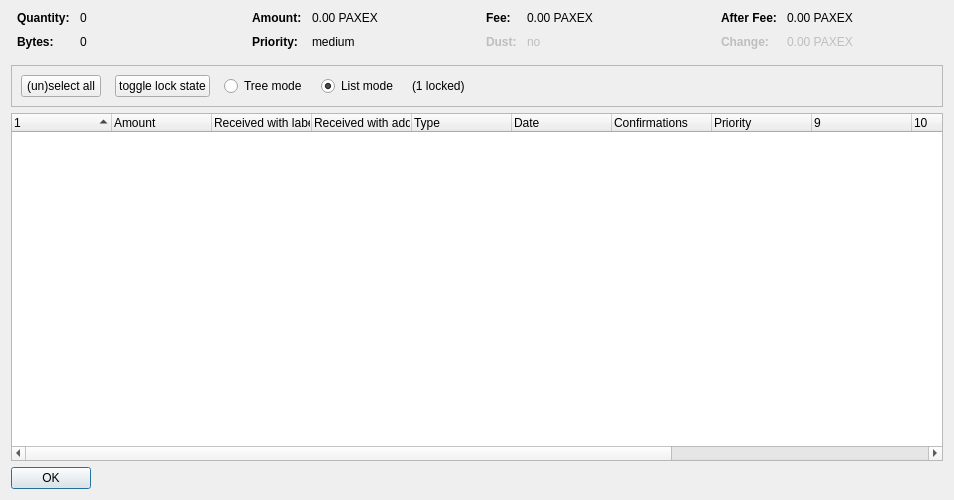
<?xml version="1.0" encoding="UTF-8"?>
<ui version="4.0">
 <class>CoinControlDialog</class>
 <widget class="QDialog" name="CoinControlDialog">
  <property name="geometry">
   <rect>
    <x>0</x>
    <y>0</y>
    <width>954</width>
    <height>500</height>
   </rect>
  </property>
  <property name="windowTitle">
   <string>Coin Selection</string>
  </property>
  <layout class="QVBoxLayout" name="verticalLayout">
   <item>
    <layout class="QHBoxLayout" name="horizontalLayoutTop" stretch="0,0,0,0">
     <property name="topMargin">
      <number>0</number>
     </property>
     <property name="bottomMargin">
      <number>10</number>
     </property>
     <item>
      <layout class="QFormLayout" name="formLayoutCoinControl1">
       <property name="horizontalSpacing">
        <number>10</number>
       </property>
       <property name="verticalSpacing">
        <number>10</number>
       </property>
       <property name="leftMargin">
        <number>6</number>
       </property>
       <property name="rightMargin">
        <number>6</number>
       </property>
       <item row="0" column="0">
        <widget class="QLabel" name="labelCoinControlQuantityText">
         <property name="font">
          <font>
           <weight>75</weight>
           <bold>true</bold>
          </font>
         </property>
         <property name="text">
          <string>Quantity:</string>
         </property>
        </widget>
       </item>
       <item row="0" column="1">
        <widget class="QLabel" name="labelCoinControlQuantity">
         <property name="cursor">
          <cursorShape>IBeamCursor</cursorShape>
         </property>
         <property name="contextMenuPolicy">
          <enum>Qt::ActionsContextMenu</enum>
         </property>
         <property name="text">
          <string notr="true">0</string>
         </property>
         <property name="textInteractionFlags">
          <set>Qt::LinksAccessibleByMouse|Qt::TextSelectableByKeyboard|Qt::TextSelectableByMouse</set>
         </property>
        </widget>
       </item>
       <item row="1" column="0">
        <widget class="QLabel" name="labelCoinControlBytesText">
         <property name="font">
          <font>
           <weight>75</weight>
           <bold>true</bold>
          </font>
         </property>
         <property name="text">
          <string>Bytes:</string>
         </property>
        </widget>
       </item>
       <item row="1" column="1">
        <widget class="QLabel" name="labelCoinControlBytes">
         <property name="cursor">
          <cursorShape>IBeamCursor</cursorShape>
         </property>
         <property name="contextMenuPolicy">
          <enum>Qt::ActionsContextMenu</enum>
         </property>
         <property name="text">
          <string notr="true">0</string>
         </property>
         <property name="textInteractionFlags">
          <set>Qt::LinksAccessibleByMouse|Qt::TextSelectableByKeyboard|Qt::TextSelectableByMouse</set>
         </property>
        </widget>
       </item>
      </layout>
     </item>
     <item>
      <layout class="QFormLayout" name="formLayoutCoinControl2">
       <property name="horizontalSpacing">
        <number>10</number>
       </property>
       <property name="verticalSpacing">
        <number>10</number>
       </property>
       <property name="leftMargin">
        <number>6</number>
       </property>
       <property name="rightMargin">
        <number>6</number>
       </property>
       <item row="0" column="0">
        <widget class="QLabel" name="labelCoinControlAmountText">
         <property name="font">
          <font>
           <weight>75</weight>
           <bold>true</bold>
          </font>
         </property>
         <property name="text">
          <string>Amount:</string>
         </property>
        </widget>
       </item>
       <item row="0" column="1">
        <widget class="QLabel" name="labelCoinControlAmount">
         <property name="cursor">
          <cursorShape>IBeamCursor</cursorShape>
         </property>
         <property name="contextMenuPolicy">
          <enum>Qt::ActionsContextMenu</enum>
         </property>
         <property name="text">
          <string notr="true">0.00 PAXEX</string>
         </property>
         <property name="textInteractionFlags">
          <set>Qt::LinksAccessibleByMouse|Qt::TextSelectableByKeyboard|Qt::TextSelectableByMouse</set>
         </property>
        </widget>
       </item>
       <item row="1" column="0">
        <widget class="QLabel" name="labelCoinControlPriorityText">
         <property name="font">
          <font>
           <weight>75</weight>
           <bold>true</bold>
          </font>
         </property>
         <property name="text">
          <string>Priority:</string>
         </property>
        </widget>
       </item>
       <item row="1" column="1">
        <widget class="QLabel" name="labelCoinControlPriority">
         <property name="cursor">
          <cursorShape>IBeamCursor</cursorShape>
         </property>
         <property name="contextMenuPolicy">
          <enum>Qt::ActionsContextMenu</enum>
         </property>
         <property name="text">
          <string>medium</string>
         </property>
         <property name="textInteractionFlags">
          <set>Qt::LinksAccessibleByMouse|Qt::TextSelectableByKeyboard|Qt::TextSelectableByMouse</set>
         </property>
        </widget>
       </item>
      </layout>
     </item>
     <item>
      <layout class="QFormLayout" name="formLayoutCoinControl3">
       <property name="horizontalSpacing">
        <number>10</number>
       </property>
       <property name="verticalSpacing">
        <number>10</number>
       </property>
       <property name="leftMargin">
        <number>6</number>
       </property>
       <property name="rightMargin">
        <number>6</number>
       </property>
       <item row="0" column="0">
        <widget class="QLabel" name="labelCoinControlFeeText">
         <property name="font">
          <font>
           <weight>75</weight>
           <bold>true</bold>
          </font>
         </property>
         <property name="text">
          <string>Fee:</string>
         </property>
        </widget>
       </item>
       <item row="0" column="1">
        <widget class="QLabel" name="labelCoinControlFee">
         <property name="cursor">
          <cursorShape>IBeamCursor</cursorShape>
         </property>
         <property name="contextMenuPolicy">
          <enum>Qt::ActionsContextMenu</enum>
         </property>
         <property name="text">
          <string notr="true">0.00 PAXEX</string>
         </property>
         <property name="textInteractionFlags">
          <set>Qt::LinksAccessibleByMouse|Qt::TextSelectableByKeyboard|Qt::TextSelectableByMouse</set>
         </property>
        </widget>
       </item>
       <item row="1" column="0">
        <widget class="QLabel" name="labelCoinControlLowOutputText">
         <property name="enabled">
          <bool>false</bool>
         </property>
         <property name="font">
          <font>
           <weight>75</weight>
           <bold>true</bold>
          </font>
         </property>
         <property name="text">
          <string>Dust:</string>
         </property>
        </widget>
       </item>
       <item row="1" column="1">
        <widget class="QLabel" name="labelCoinControlLowOutput">
         <property name="enabled">
          <bool>false</bool>
         </property>
         <property name="cursor">
          <cursorShape>IBeamCursor</cursorShape>
         </property>
         <property name="contextMenuPolicy">
          <enum>Qt::ActionsContextMenu</enum>
         </property>
         <property name="text">
          <string>no</string>
         </property>
         <property name="textInteractionFlags">
          <set>Qt::LinksAccessibleByMouse|Qt::TextSelectableByKeyboard|Qt::TextSelectableByMouse</set>
         </property>
        </widget>
       </item>
      </layout>
     </item>
     <item>
      <layout class="QFormLayout" name="formLayoutCoinControl4">
       <property name="horizontalSpacing">
        <number>10</number>
       </property>
       <property name="verticalSpacing">
        <number>10</number>
       </property>
       <property name="leftMargin">
        <number>6</number>
       </property>
       <property name="rightMargin">
        <number>6</number>
       </property>
       <item row="0" column="0">
        <widget class="QLabel" name="labelCoinControlAfterFeeText">
         <property name="font">
          <font>
           <weight>75</weight>
           <bold>true</bold>
          </font>
         </property>
         <property name="text">
          <string>After Fee:</string>
         </property>
        </widget>
       </item>
       <item row="0" column="1">
        <widget class="QLabel" name="labelCoinControlAfterFee">
         <property name="cursor">
          <cursorShape>IBeamCursor</cursorShape>
         </property>
         <property name="contextMenuPolicy">
          <enum>Qt::ActionsContextMenu</enum>
         </property>
         <property name="text">
          <string notr="true">0.00 PAXEX</string>
         </property>
         <property name="textInteractionFlags">
          <set>Qt::LinksAccessibleByMouse|Qt::TextSelectableByKeyboard|Qt::TextSelectableByMouse</set>
         </property>
        </widget>
       </item>
       <item row="1" column="0">
        <widget class="QLabel" name="labelCoinControlChangeText">
         <property name="enabled">
          <bool>false</bool>
         </property>
         <property name="font">
          <font>
           <weight>75</weight>
           <bold>true</bold>
          </font>
         </property>
         <property name="text">
          <string>Change:</string>
         </property>
        </widget>
       </item>
       <item row="1" column="1">
        <widget class="QLabel" name="labelCoinControlChange">
         <property name="enabled">
          <bool>false</bool>
         </property>
         <property name="cursor">
          <cursorShape>IBeamCursor</cursorShape>
         </property>
         <property name="contextMenuPolicy">
          <enum>Qt::ActionsContextMenu</enum>
         </property>
         <property name="text">
          <string notr="true">0.00 PAXEX</string>
         </property>
         <property name="textInteractionFlags">
          <set>Qt::LinksAccessibleByMouse|Qt::TextSelectableByKeyboard|Qt::TextSelectableByMouse</set>
         </property>
        </widget>
       </item>
      </layout>
     </item>
    </layout>
   </item>
   <item>
    <widget class="QFrame" name="frame">
     <property name="minimumSize">
      <size>
       <width>0</width>
       <height>40</height>
      </size>
     </property>
     <property name="frameShape">
      <enum>QFrame::StyledPanel</enum>
     </property>
     <property name="frameShadow">
      <enum>QFrame::Sunken</enum>
     </property>
     <layout class="QHBoxLayout" name="horizontalLayout">
      <item>
       <layout class="QHBoxLayout" name="horizontalLayoutPanel" stretch="0,0,0,0,0,0">
        <property name="spacing">
         <number>14</number>
        </property>
        <item>
         <widget class="QPushButton" name="pushButtonSelectAll">
          <property name="sizePolicy">
           <sizepolicy hsizetype="Maximum" vsizetype="Fixed">
            <horstretch>0</horstretch>
            <verstretch>0</verstretch>
           </sizepolicy>
          </property>
          <property name="text">
           <string>(un)select all</string>
          </property>
          <property name="autoDefault">
           <bool>false</bool>
          </property>
         </widget>
        </item>
        <item>
         <widget class="QPushButton" name="pushButtonToggleLock">
          <property name="sizePolicy">
           <sizepolicy hsizetype="Maximum" vsizetype="Fixed">
            <horstretch>0</horstretch>
            <verstretch>0</verstretch>
           </sizepolicy>
          </property>
          <property name="text">
           <string>toggle lock state</string>
          </property>
          <property name="autoDefault">
           <bool>false</bool>
          </property>
         </widget>
        </item>
        <item>
         <widget class="QRadioButton" name="radioTreeMode">
          <property name="sizePolicy">
           <sizepolicy hsizetype="Maximum" vsizetype="Fixed">
            <horstretch>0</horstretch>
            <verstretch>0</verstretch>
           </sizepolicy>
          </property>
          <property name="text">
           <string>Tree mode</string>
          </property>
         </widget>
        </item>
        <item>
         <widget class="QRadioButton" name="radioListMode">
          <property name="sizePolicy">
           <sizepolicy hsizetype="Maximum" vsizetype="Fixed">
            <horstretch>0</horstretch>
            <verstretch>0</verstretch>
           </sizepolicy>
          </property>
          <property name="text">
           <string>List mode</string>
          </property>
          <property name="checked">
           <bool>true</bool>
          </property>
         </widget>
        </item>
        <item>
         <widget class="QLabel" name="labelLocked">
          <property name="text">
           <string>(1 locked)</string>
          </property>
         </widget>
        </item>
        <item>
         <spacer name="horizontalSpacer">
          <property name="orientation">
           <enum>Qt::Horizontal</enum>
          </property>
          <property name="sizeHint" stdset="0">
           <size>
            <width>40</width>
            <height>20</height>
           </size>
          </property>
         </spacer>
        </item>
       </layout>
      </item>
     </layout>
    </widget>
   </item>
   <item>
    <widget class="CoinControlTreeWidget" name="treeWidget">
     <property name="contextMenuPolicy">
      <enum>Qt::CustomContextMenu</enum>
     </property>
     <property name="sortingEnabled">
      <bool>false</bool>
     </property>
     <property name="columnCount">
      <number>13</number>
     </property>
     <attribute name="headerShowSortIndicator" stdset="0">
      <bool>true</bool>
     </attribute>
     <attribute name="headerStretchLastSection">
      <bool>false</bool>
     </attribute>
     <column>
      <property name="text">
       <string/>
      </property>
     </column>
     <column>
      <property name="text">
       <string>Amount</string>
      </property>
     </column>
     <column>
      <property name="text">
       <string>Received with label</string>
      </property>
     </column>
     <column>
      <property name="text">
       <string>Received with address</string>
      </property>
     </column>
     <column>
      <property name="text">
	<string>Type</string>
      </property>
     </column>
     <column>
      <property name="text">	 
       <string>Date</string>
      </property>
     </column>
     <column>
      <property name="text">
       <string>Confirmations</string>
      </property>
      <property name="toolTip">
       <string>Confirmed</string>
      </property>
     </column>
     <column>
      <property name="text">
       <string>Priority</string>
      </property>
     </column>
     <column>
      <property name="text">
       <string/>
      </property>
     </column>
     <column>
      <property name="text">
       <string/>
      </property>
     </column>
     <column>
      <property name="text">
       <string/>
      </property>
     </column>
     <column>
      <property name="text">
       <string/>
      </property>
     </column>
     <column>
      <property name="text">
       <string/>
      </property>
     </column>
    </widget>
   </item>
   <item>
    <widget class="QDialogButtonBox" name="buttonBox">
     <property name="sizePolicy">
      <sizepolicy hsizetype="Maximum" vsizetype="Fixed">
       <horstretch>0</horstretch>
       <verstretch>0</verstretch>
      </sizepolicy>
     </property>
     <property name="orientation">
      <enum>Qt::Horizontal</enum>
     </property>
     <property name="standardButtons">
      <set>QDialogButtonBox::Ok</set>
     </property>
    </widget>
   </item>
  </layout>
 </widget>
 <customwidgets>
  <customwidget>
   <class>CoinControlTreeWidget</class>
   <extends>QTreeWidget</extends>
   <header>coincontroltreewidget.h</header>
  </customwidget>
 </customwidgets>
 <resources/>
 <connections/>
</ui>
